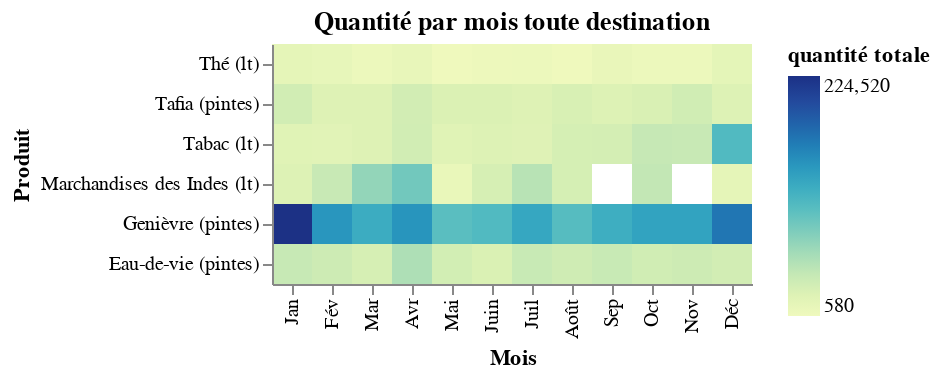

Notebook code cell kept with this figure:
### Code cell
VegaLite({
  "title": "Quantité par mois toute destination",
  "data": {"values": destination_month_destination},
  "transform": [
    {
      "aggregate": [{
       "op": "sum",
       "field": "product_quantity",
       "as": "quantity_all_dest"
      }],
      "groupby": ["product", "month"]
    }
  ],
  "mark": {"type":"rect", "tooltip": {"content": "data"}},
  "encoding": {
    "x": {
      "field": "month",
      "title": "Mois",
      "type": "ordinal",
      
      "sort": MONTHS_CODE,
    },
    "y": {
      "title": "Produit",
      "field":"product",
      "type": "ordinal",
      "sort": { "field":"product", "order": "descending"}
    },
    "color": {
      "field": "quantity_all_dest",
      "title": "quantité totale",
      "type": "quantitative"
    }
  },
  "config": {
    "view": {
      "stroke": "transparent"
    }
  }
})

### Figure 1 — Vega-Lite specification as saved in the notebook (floating-point values rounded to 4 significant figures; data arrays with more than 128 entries replaced by an {"elided": "..."} marker saying what was removed)
{"config": {"view": {"stroke": "transparent"}}, "data": {"values": {"elided": "820 records"}}, "encoding": {"color": {"field": "quantity_all_dest", "title": "quantité totale", "type": "quantitative"}, "x": {"field": "month", "sort": ["Jan", "Fév", "Mar", "Avr", "Mai", "Juin", "Juil", "Août", "Sep", "Oct", "Nov", "Déc"], "title": "Mois", "type": "ordinal"}, "y": {"field": "product", "sort": {"field": "product", "order": "descending"}, "title": "Produit", "type": "ordinal"}}, "mark": {"tooltip": {"content": "data"}, "type": "rect"}, "title": "Quantité par mois toute destination", "transform": [{"aggregate": [{"as": "quantity_all_dest", "field": "product_quantity", "op": "sum"}], "groupby": ["product", "month"]}]}
